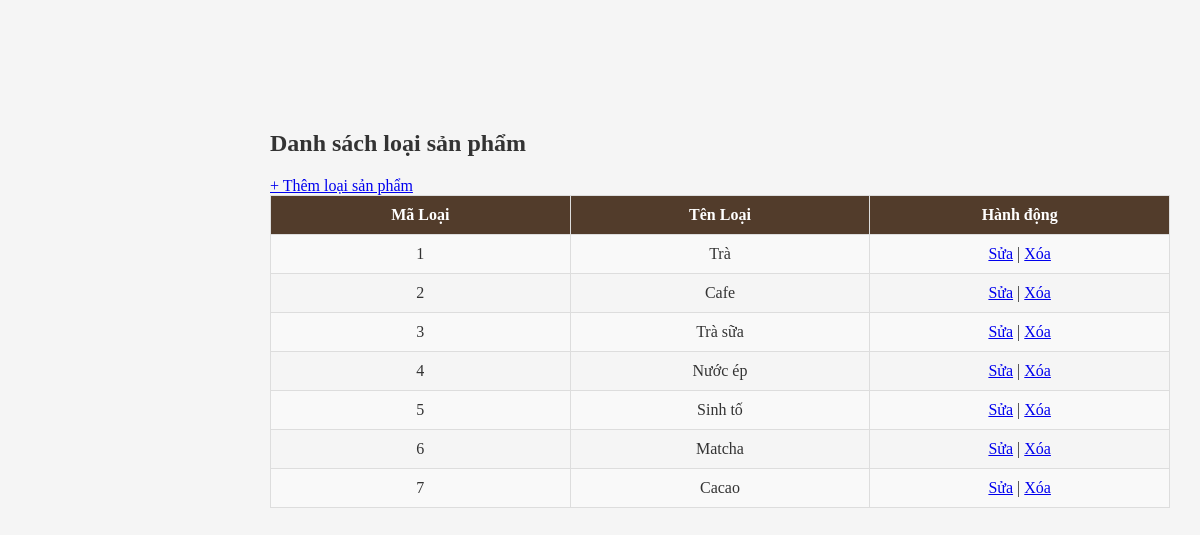
The app's page /admin/LoaiSP.php with its own data.
### tables this page shows
CREATE TABLE `loai_san_pham` (
  `MaLoai` int(11) NOT NULL,
  `TenLoai` varchar(100) NOT NULL
);

### auth.php (called while the page is built, shortened)
<?php
class QL{
    public $host="localhost";
    public $user="root";
    public $pass="";
    public $namedb="cafe_shop";
    public $db;
    function __construct(){
       $this->db=new mysqli ($this->host,$this->user,$this->pass,$this->namedb);
       $this->db->set_charset("utf8");
    }
    public function List_LoaiSP() {
    return $this->db->query("SELECT * FROM loai_san_pham ORDER BY MaLoai ASC");
}
}
?>

### admin/LoaiSP.php (the view)
<?php
include "../auth.php";
$ql = new QL();
$ListLoaiSP = $ql->List_LoaiSP();
?>
<link rel="stylesheet" href="../css/QL.css">
<main>
    <h2>Danh sách loại sản phẩm</h2>
    <a href="QLindex.php?key=themLSP" class="btn">+ Thêm loại sản phẩm</a>
    <table border="1" cellpadding="8" cellspacing="0">
        <tr>
            <th>Mã Loại</th>
            <th>Tên Loại</th>
            <th>Hành động</th>
        </tr>
        <?php while ($row = $ListLoaiSP->fetch_assoc()) { ?>
        <tr>
            <td><?= htmlspecialchars($row['MaLoai']) ?></td>
            <td><?= htmlspecialchars($row['TenLoai']) ?></td>
            <td>
                <a href="QLindex.php?key=suaLSP&MaLoai=<?= urlencode($row['MaLoai']) ?>">Sửa</a> |
                <a href="QLindex.php?key=xoaLSP&MaLoai=<?= urlencode($row['MaLoai']) ?>"
                   onclick="return confirm('Xóa loại sản phẩm này?')">Xóa</a>
            </td>
        </tr>
        <?php } ?>
    </table>
</main>

### css/QL.css (style rules this page uses)
main { margin-left: 240px; margin-top: 80px; padding: 30px; }
table tbody tr td { height: 30px; width: 100px; text-align: -internal-center; }
table { width: 100%; border-collapse: collapse; text-align: center; }
table th, table td { padding: 10px; border: 1px solid #ddd; }
table th { background-color: #523c2b; color: white; }
table tr:nth-child(even) { background-color: #f9f9f9; }

### records on screen
loai_san_pham: MaLoai "1", TenLoai "Trà"
loai_san_pham: MaLoai "2", TenLoai "Cafe"
loai_san_pham: MaLoai "3", TenLoai "Trà sữa"
loai_san_pham: MaLoai "4", TenLoai "Nước ép"
loai_san_pham: MaLoai "5", TenLoai "Sinh tố"
loai_san_pham: MaLoai "6", TenLoai "Matcha"
loai_san_pham: MaLoai "7", TenLoai "Cacao"
